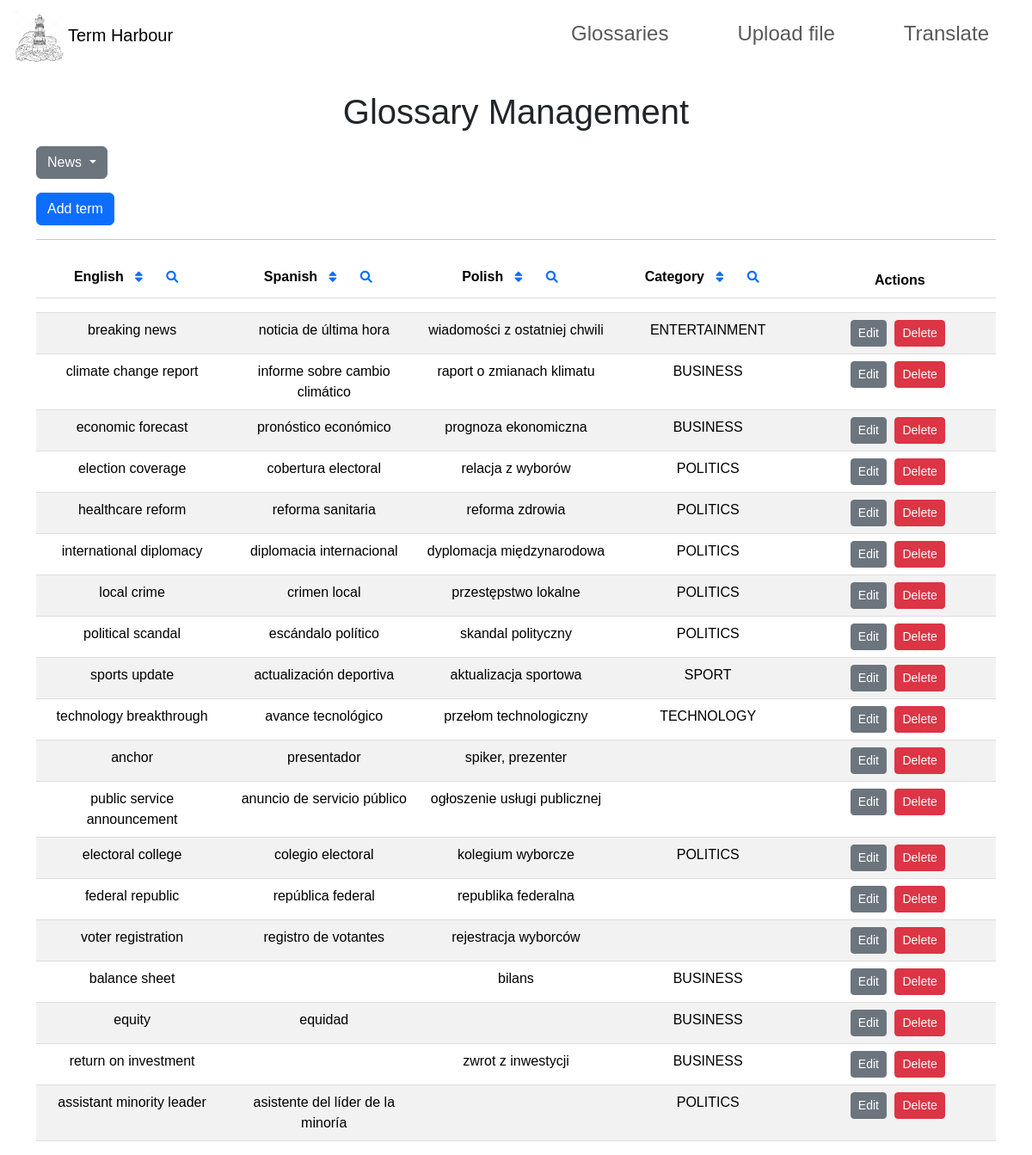
The page /glossary?table=news on the database its author committed.
### tables this page shows
CREATE TABLE "news" (
	"english"	TEXT,
	"spanish"	TEXT,
	"polish"	TEXT,
	"categories"	TEXT,
	PRIMARY KEY("english")
);

### app.py (the view)
@app.route('/glossary')
def glossary():
    table_name = request.args.get('table', 'medicine')
    records = db.session.execute(text(f'SELECT * FROM {table_name}')).fetchall()
    return render_template('glossary.html', records=records, table=table_name)

### templates/glossary.html (shortened to what this page needs)
<!DOCTYPE html>
<html lang="en">
<head>
    <link rel="stylesheet" href="https://cdn.jsdelivr.net/npm/bootstrap@5.3.3/dist/css/bootstrap.min.css">
    <link rel="stylesheet" href="https://cdnjs.cloudflare.com/ajax/libs/font-awesome/6.0.0-beta3/css/all.min.css">
    <link rel="stylesheet" href="../static/glossary/glossary.css">
</head>
<body>
    {% include 'navbar.html' %}
    <div class="container">
        <h1 class="text-center">Glossary Management</h1>
        <div class="dropdown my-3">
            <button class="btn btn-secondary dropdown-toggle" type="button" id="dropdownMenuButton" data-bs-toggle="dropdown" aria-expanded="false">
                {{ table.capitalize() }}
            </button>
        </div>
        <button class="btn btn-primary" id="addRecordButton">Add term</button>
        <hr>
        <table class="table table-striped text-center">
            <thead>
                <tr>
                    <th style="width: 20%;">English
                        <button class="btn btn-sm btn-link sort-btn" data-column="english" data-order="asc">
                            <i class="fas fa-sort"></i>
                        </button>
                        <button class="btn btn-sm btn-link search-btn" data-column="english">
                            <i class="fas fa-search"></i>
                        </button>
                    </th>
                    <th style="width: 20%;">Spanish
                        <button class="btn btn-sm btn-link sort-btn" data-column="spanish" data-order="asc">
                            <i class="fas fa-sort"></i>
                        </button>
                        <button class="btn btn-sm btn-link search-btn" data-column="spanish">
                            <i class="fas fa-search"></i>
                        </button>
                    </th>
                    <th style="width: 20%;">Polish
                        <button class="btn btn-sm btn-link sort-btn" data-column="polish" data-order="asc">
                            <i class="fas fa-sort"></i>
                        </button>
                        <button class="btn btn-sm btn-link search-btn" data-column="polish">
                            <i class="fas fa-search"></i>
                        </button>
                    </th>
                    <th style="width: 20%;">Category
                        <button class="btn btn-sm btn-link sort-btn" data-column="categories" data-order="asc">
                            <i class="fas fa-sort"></i>
                        </button>
                        <button class="btn btn-sm btn-link search-btn" data-column="categories">
                            <i class="fas fa-search"></i>
                        </button>
                    </th>
                    <th style="width: 20%;">Actions</th>
                </tr>
                <tr>
                    <th><input type="text" class="form-control search-input" data-column="english" placeholder="Search English" style="display: none;"></th>
                    <th><input type="text" class="form-control search-input" data-column="spanish" placeholder="Search Spanish" style="display: none;"></th>
                    <th><input type="text" class="form-control search-input" data-column="polish" placeholder="Search Polish" style="display: none;"></th>
                    <th><input type="text" class="form-control search-input" data-column="categories" placeholder="Search Category" style="display: none;"></th>
                    <th></th>
                </tr>
            </thead>
            <tbody id="glossaryTableBody">
                {% for record in records %}
                <tr>
                    <td>{{ record.english }}</td>
                    <td>{{ record.spanish }}</td>
                    <td>{{ record.polish }}</td>
                    <td>{{ record.categories }}</td>
                    <td>
                        <button class="btn btn-secondary btn-sm edit-btn" data-english="{{ record.english }}">Edit</button>
                        <button class="btn btn-danger btn-sm delete-btn" data-english="{{ record.english }}">Delete</button>
                    </td>
                </tr>
                {% endfor %}
            </tbody>
        </table>
    </div>
</body>
</html>

### static/glossary/glossary.css (style rules this page uses)
body { font-family: Arial, sans-serif; }
h1 { text-align: center; margin-top: 20px; }
table { width: 100%; margin: 20px auto; border-collapse: collapse; }
th, td { padding: 12px; text-align: center; border-bottom: 1px solid #ddd; }
th { background-color: #f2f2f2; position: relative; }
.btn { margin-right: 5px; }

### rows shown on the page
news: english "breaking news", spanish "noticia de última hora", polish "wiadomości z ostatniej chwili", categories "ENTERTAINMENT"
news: english "climate change report", spanish "informe sobre cambio climático", polish "raport o zmianach klimatu", categories "BUSINESS"
news: english "economic forecast", spanish "pronóstico económico", polish "prognoza ekonomiczna", categories "BUSINESS"
news: english "election coverage", spanish "cobertura electoral", polish "relacja z wyborów", categories "POLITICS"
news: english "healthcare reform", spanish "reforma sanitaria", polish "reforma zdrowia", categories "POLITICS"
news: english "international diplomacy", spanish "diplomacia internacional", polish "dyplomacja międzynarodowa", categories "POLITICS"
news: english "local crime", spanish "crimen local", polish "przestępstwo lokalne", categories "POLITICS"
news: english "political scandal", spanish "escándalo político", polish "skandal polityczny", categories "POLITICS"
news: english "sports update", spanish "actualización deportiva", polish "aktualizacja sportowa", categories "SPORT"
news: english "technology breakthrough", spanish "avance tecnológico", polish "przełom technologiczny", categories "TECHNOLOGY"
news: english "anchor", spanish "presentador", polish "spiker, prezenter"
news: english "public service announcement", spanish "anuncio de servicio público", polish "ogłoszenie usługi publicznej"
news: english "electoral college", spanish "colegio electoral", polish "kolegium wyborcze", categories "POLITICS"
news: english "federal republic", spanish "república federal", polish "republika federalna"
news: english "voter registration", spanish "registro de votantes", polish "rejestracja wyborców"
news: english "balance sheet", polish "bilans", categories "BUSINESS"
news: english "equity", spanish "equidad", categories "BUSINESS"
news: english "return on investment", polish "zwrot z inwestycji", categories "BUSINESS"
news: english "assistant minority leader", spanish "asistente del líder de la minoría", categories "POLITICS"

### other values the page prints
{{ table.capitalize() }} "News"
